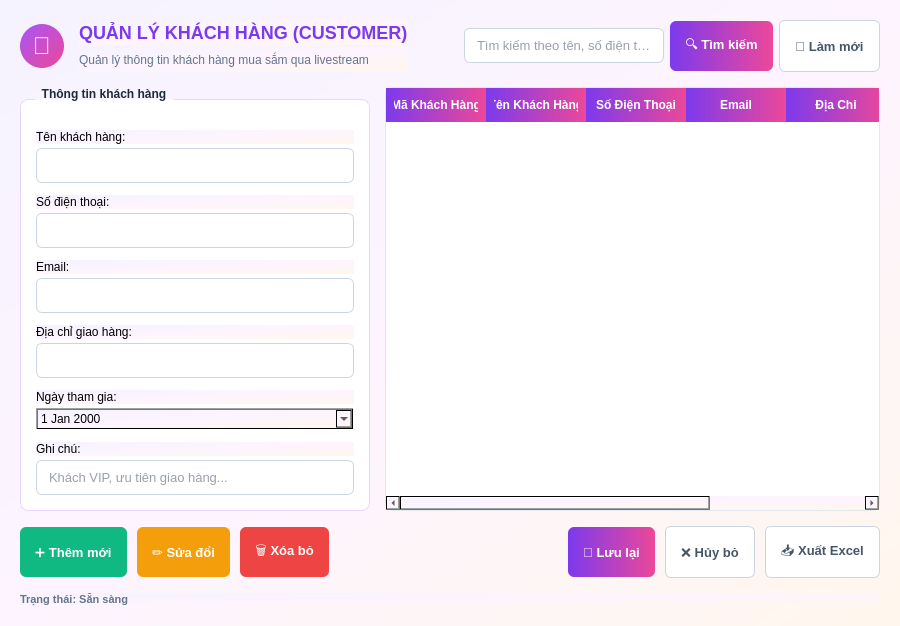
<?xml version="1.0" encoding="UTF-8"?>
<ui version="4.0">
 <class>CustomerWidget</class>
 <widget class="QWidget" name="CustomerWidget">
  <property name="geometry">
   <rect>
    <x>0</x>
    <y>0</y>
    <width>900</width>
    <height>600</height>
   </rect>
  </property>
  <property name="windowTitle">
   <string>Quản lý Khách hàng</string>
  </property>
  <property name="styleSheet">
   <string notr="true">
    QWidget {
        background: qlineargradient(spread:pad, x1:0, y1:0, x2:1, y2:1, stop:0 #f5f3ff, stop:0.5 #fdf4ff, stop:1 #fff7ed);
        font-family: &quot;Segoe UI&quot;;
    }
    QLabel#lblTitle {
        font-size: 18px;
        font-weight: bold;
        color: #7c3aed;
    }
    QLabel#lblSubtitle {
        color: #64748b;
        font-size: 12px;
    }
    QGroupBox {
        font-weight: bold;
        color: #1e293b;
        border: 1px solid #e9d5ff;
        border-radius: 8px;
        margin-top: 12px;
        padding-top: 15px;
        background-color: #ffffff;
    }
    QGroupBox::title {
        subcontrol-origin: margin;
        subcontrol-position: top left;
        left: 15px;
        padding: 0 5px;
    }
    QLineEdit {
        border: 1px solid #cbd5e1;
        border-radius: 6px;
        padding: 8px 10px;
        font-size: 13px;
        color: #334155;
        background-color: #ffffff;
    }
    QLineEdit:focus {
        border: 2px solid #a855f7;
    }
    QPushButton {
        border-radius: 6px;
        font-weight: 500;
        font-size: 13px;
        padding: 8px 15px;
        height: 34px;
    }
    QPushButton#btnSearch, QPushButton#btnLuu {
        background: qlineargradient(spread:pad, x1:0, y1:0, x2:1, y2:0, stop:0 #7c3aed, stop:1 #ec4899);
        color: #ffffff;
        border: none;
    }
    QPushButton#btnSearch:hover, QPushButton#btnLuu:hover {
        background: qlineargradient(spread:pad, x1:0, y1:0, x2:1, y2:0, stop:0 #6d28d9, stop:1 #db2777);
    }
    QPushButton#btnThem {
        background-color: #10b981;
        color: #ffffff;
        border: none;
    }
    QPushButton#btnThem:hover {
        background-color: #059669;
    }
    QPushButton#btnSua {
        background-color: #f59e0b;
        color: #ffffff;
        border: none;
    }
    QPushButton#btnSua:hover {
        background-color: #d97706;
    }
    QPushButton#btnXoa {
        background-color: #ef4444;
        color: #ffffff;
        border: none;
    }
    QPushButton#btnXoa:hover {
        background-color: #dc2626;
    }
    QPushButton#btnRefresh, QPushButton#btnHuy, QPushButton#btnXuatExcel {
        background-color: #ffffff;
        border: 1px solid #cbd5e1;
        color: #475569;
    }
    QPushButton#btnRefresh:hover, QPushButton#btnHuy:hover, QPushButton#btnXuatExcel:hover {
        background-color: #f1f5f9;
        color: #1e293b;
    }
    QTableWidget {
        background-color: #ffffff;
        border: 1px solid #e2e8f0;
        border-radius: 8px;
        gridline-color: #f1f5f9;
    }
    QHeaderView::section {
        background: qlineargradient(spread:pad, x1:0, y1:0, x2:1, y2:0, stop:0 #7c3aed, stop:1 #ec4899);
        color: #ffffff;
        font-weight: bold;
        font-size: 12px;
        border: none;
        padding: 8px;
    }
    QTableWidget::item:selected {
        background-color: #f3e8ff;
        color: #7c3aed;
    }
   </string>
  </property>
  <layout class="QVBoxLayout" name="verticalLayout_main">
   <property name="spacing">
    <number>15</number>
   </property>
   <property name="leftMargin">
    <number>20</number>
   </property>
   <property name="topMargin">
    <number>20</number>
   </property>
   <property name="rightMargin">
    <number>20</number>
   </property>
   <property name="bottomMargin">
    <number>20</number>
   </property>
   <item>
    <layout class="QHBoxLayout" name="layoutHeader">
     <item>
      <widget class="QLabel" name="lblIconBadge">
       <property name="minimumSize">
        <size>
         <width>44</width>
         <height>44</height>
        </size>
       </property>
       <property name="maximumSize">
        <size>
         <width>44</width>
         <height>44</height>
        </size>
       </property>
       <property name="font">
        <font>
         <pointsize>18</pointsize>
        </font>
       </property>
       <property name="alignment">
        <set>Qt::AlignCenter</set>
       </property>
       <property name="text">
        <string>👥</string>
       </property>
       <property name="styleSheet">
        <string notr="true">
         #lblIconBadge {
             background: qlineargradient(spread:pad, x1:0, y1:0, x2:1, y2:1, stop:0 #a855f7, stop:1 #ec4899);
             border-radius: 22px;
             color: #ffffff;
         }
        </string>
       </property>
      </widget>
     </item>
     <item>
      <layout class="QVBoxLayout" name="verticalLayout_title">
       <property name="spacing">
        <number>2</number>
       </property>
       <item>
        <widget class="QLabel" name="lblTitle">
         <property name="text">
          <string>QUẢN LÝ KHÁCH HÀNG (CUSTOMER)</string>
         </property>
        </widget>
       </item>
       <item>
        <widget class="QLabel" name="lblSubtitle">
         <property name="text">
          <string>Quản lý thông tin khách hàng mua sắm qua livestream</string>
         </property>
        </widget>
       </item>
      </layout>
     </item>
     <item>
      <spacer name="horizontalSpacer_header">
       <property name="orientation">
        <enum>Qt::Horizontal</enum>
       </property>
       <property name="sizeType">
        <enum>QSizePolicy::Expanding</enum>
       </property>
       <property name="sizeHint" stdset="0">
        <size>
         <width>40</width>
         <height>20</height>
        </size>
       </property>
      </spacer>
     </item>
     <item>
      <layout class="QHBoxLayout" name="layoutSearch">
       <property name="spacing">
        <number>6</number>
       </property>
       <item>
        <widget class="QLineEdit" name="txtSearch">
         <property name="minimumSize">
          <size>
           <width>200</width>
           <height>0</height>
          </size>
         </property>
         <property name="placeholderText">
          <string>Tìm kiếm theo tên, số điện thoại...</string>
         </property>
        </widget>
       </item>
       <item>
        <widget class="QPushButton" name="btnSearch">
         <property name="text">
          <string>🔍 Tìm kiếm</string>
         </property>
        </widget>
       </item>
       <item>
        <widget class="QPushButton" name="btnRefresh">
         <property name="text">
          <string>🔄 Làm mới</string>
         </property>
        </widget>
       </item>
      </layout>
     </item>
    </layout>
   </item>
   <item>
    <layout class="QHBoxLayout" name="layoutBody">
     <property name="spacing">
      <number>15</number>
     </property>
     <item>
      <widget class="QGroupBox" name="grpKhachHangForm">
       <property name="minimumSize">
        <size>
         <width>320</width>
         <height>0</height>
        </size>
       </property>
       <property name="maximumSize">
        <size>
         <width>350</width>
         <height>16777215</height>
        </size>
       </property>
       <property name="title">
        <string>Thông tin khách hàng</string>
       </property>
       <layout class="QVBoxLayout" name="verticalLayout_form">
        <property name="spacing">
         <number>12</number>
        </property>
        <property name="leftMargin">
         <number>15</number>
        </property>
        <property name="topMargin">
         <number>15</number>
        </property>
        <property name="rightMargin">
         <number>15</number>
        </property>
        <property name="bottomMargin">
         <number>15</number>
        </property>
        <item>
         <layout class="QVBoxLayout" name="verticalLayout_name">
          <property name="spacing">
           <number>4</number>
          </property>
          <item>
           <widget class="QLabel" name="lblTenKhachHang">
            <property name="text">
             <string>Tên khách hàng:</string>
            </property>
           </widget>
          </item>
          <item>
           <widget class="QLineEdit" name="txtTenKhachHang"/>
          </item>
         </layout>
        </item>
        <item>
         <layout class="QVBoxLayout" name="verticalLayout_phone">
          <property name="spacing">
           <number>4</number>
          </property>
          <item>
           <widget class="QLabel" name="lblSoDienThoai">
            <property name="text">
             <string>Số điện thoại:</string>
            </property>
           </widget>
          </item>
          <item>
           <widget class="QLineEdit" name="txtSoDienThoai"/>
          </item>
         </layout>
        </item>
        <item>
         <layout class="QVBoxLayout" name="verticalLayout_email">
          <property name="spacing">
           <number>4</number>
          </property>
          <item>
           <widget class="QLabel" name="lblEmail">
            <property name="text">
             <string>Email:</string>
            </property>
           </widget>
          </item>
          <item>
           <widget class="QLineEdit" name="txtEmail"/>
          </item>
         </layout>
        </item>
        <item>
         <layout class="QVBoxLayout" name="verticalLayout_address">
          <property name="spacing">
           <number>4</number>
          </property>
          <item>
           <widget class="QLabel" name="lblDiaChi">
            <property name="text">
             <string>Địa chỉ giao hàng:</string>
            </property>
           </widget>
          </item>
          <item>
           <widget class="QLineEdit" name="txtDiaChi"/>
          </item>
         </layout>
        </item>
        <item>
         <layout class="QVBoxLayout" name="verticalLayout_joindate">
          <property name="spacing">
           <number>4</number>
          </property>
          <item>
           <widget class="QLabel" name="lblNgayThamGia">
            <property name="text">
             <string>Ngày tham gia:</string>
            </property>
           </widget>
          </item>
          <item>
           <widget class="QDateEdit" name="dateNgayThamGia">
            <property name="calendarPopup">
             <bool>true</bool>
            </property>
           </widget>
          </item>
         </layout>
        </item>
        <item>
         <layout class="QVBoxLayout" name="verticalLayout_note">
          <property name="spacing">
           <number>4</number>
          </property>
          <item>
           <widget class="QLabel" name="lblGhiChu">
            <property name="text">
             <string>Ghi chú:</string>
            </property>
           </widget>
          </item>
          <item>
           <widget class="QLineEdit" name="txtGhiChu">
            <property name="placeholderText">
             <string>Khách VIP, ưu tiên giao hàng...</string>
            </property>
           </widget>
          </item>
         </layout>
        </item>
        <item>
         <spacer name="verticalSpacer_form">
          <property name="orientation">
           <enum>Qt::Vertical</enum>
          </property>
          <property name="sizeType">
           <enum>QSizePolicy::Expanding</enum>
          </property>
          <property name="sizeHint" stdset="0">
           <size>
            <width>20</width>
            <height>40</height>
           </size>
          </property>
         </spacer>
        </item>
       </layout>
      </widget>
     </item>
     <item>
      <widget class="QTableWidget" name="tblKhachHang">
       <column>
        <property name="text">
         <string>Mã Khách Hàng</string>
        </property>
       </column>
       <column>
        <property name="text">
         <string>Tên Khách Hàng</string>
        </property>
       </column>
       <column>
        <property name="text">
         <string>Số Điện Thoại</string>
        </property>
       </column>
       <column>
        <property name="text">
         <string>Email</string>
        </property>
       </column>
       <column>
        <property name="text">
         <string>Địa Chỉ</string>
        </property>
       </column>
       <column>
        <property name="text">
         <string>Ngày Tham Gia</string>
        </property>
       </column>
      </widget>
     </item>
    </layout>
   </item>
   <item>
    <layout class="QHBoxLayout" name="layoutActions">
     <property name="spacing">
      <number>10</number>
     </property>
     <item>
      <widget class="QPushButton" name="btnThem">
       <property name="text">
        <string>➕ Thêm mới</string>
       </property>
      </widget>
     </item>
     <item>
      <widget class="QPushButton" name="btnSua">
       <property name="text">
        <string>✏️ Sửa đổi</string>
       </property>
      </widget>
     </item>
     <item>
      <widget class="QPushButton" name="btnXoa">
       <property name="text">
        <string>🗑️ Xóa bỏ</string>
       </property>
      </widget>
     </item>
     <item>
      <spacer name="horizontalSpacer_actions">
       <property name="orientation">
        <enum>Qt::Horizontal</enum>
       </property>
       <property name="sizeType">
        <enum>QSizePolicy::Expanding</enum>
       </property>
       <property name="sizeHint" stdset="0">
        <size>
         <width>40</width>
         <height>20</height>
        </size>
       </property>
      </spacer>
     </item>
     <item>
      <widget class="QPushButton" name="btnLuu">
       <property name="text">
        <string>💾 Lưu lại</string>
       </property>
      </widget>
     </item>
     <item>
      <widget class="QPushButton" name="btnHuy">
       <property name="text">
        <string>❌ Hủy bỏ</string>
       </property>
      </widget>
     </item>
     <item>
      <widget class="QPushButton" name="btnXuatExcel">
       <property name="text">
        <string>📥 Xuất Excel</string>
       </property>
      </widget>
     </item>
    </layout>
   </item>
   <item>
    <widget class="QLabel" name="lblStatus">
     <property name="text">
      <string>Trạng thái: Sẵn sàng</string>
     </property>
     <property name="styleSheet">
      <string notr="true">color: #64748b; font-size: 11px; font-weight: 500;</string>
     </property>
    </widget>
   </item>
  </layout>
 </widget>
 <resources/>
 <connections/>
</ui>
